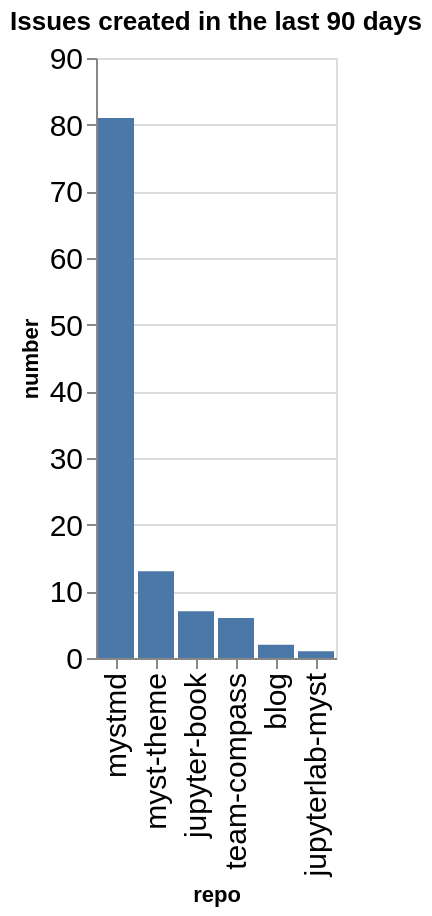

Write notebook code for a chart like this one.
### Code cell
created_counts = created.groupby(['org', 'repo']).count()['number'].reset_index()
created_counts['org/repo'] = created_counts.apply(lambda a: a['org'] + '/' + a['repo'], axis=1)
sorted_vals = created_counts.sort_values(['org', 'number'], ascending=False)['repo'].values
alt.Chart(data=created_counts, title=f"Issues created in the last {n_days} days").mark_bar().encode(
    x=alt.X('repo', sort=alt.Sort(sorted_vals.tolist())),
    y='number',
)

### Figure 1 — Vega-Lite specification as saved in the notebook (floating-point values rounded to 4 significant figures)
{"config": {"axisLeft": {"labelFontSize": 15}, "axisBottom": {"labelFontSize": 15}}, "data": {"name": "data-af68ce6bf6011462764d06e8c5885e19"}, "mark": {"type": "bar"}, "encoding": {"x": {"field": "repo", "sort": ["mystmd", "myst-theme", "jupyter-book", "team-compass", "blog", "jupyterlab-myst"], "type": "nominal"}, "y": {"field": "number", "type": "quantitative"}}, "title": "Issues created in the last 90 days", "$schema": "https://vega.github.io/schema/vega-lite/v5.20.1.json", "datasets": {"data-af68ce6bf6011462764d06e8c5885e19": [{"org": "jupyter-book", "repo": "blog", "number": 2, "org/repo": "jupyter-book/blog"}, {"org": "jupyter-book", "repo": "jupyter-book", "number": 7, "org/repo": "jupyter-book/jupyter-book"}, {"org": "jupyter-book", "repo": "jupyterlab-myst", "number": 1, "org/repo": "jupyter-book/jupyterlab-myst"}, {"org": "jupyter-book", "repo": "myst-theme", "number": 13, "org/repo": "jupyter-book/myst-theme"}, {"org": "jupyter-book", "repo": "mystmd", "number": 81, "org/repo": "jupyter-book/mystmd"}, {"org": "jupyter-book", "repo": "team-compass", "number": 6, "org/repo": "jupyter-book/team-compass"}]}}
